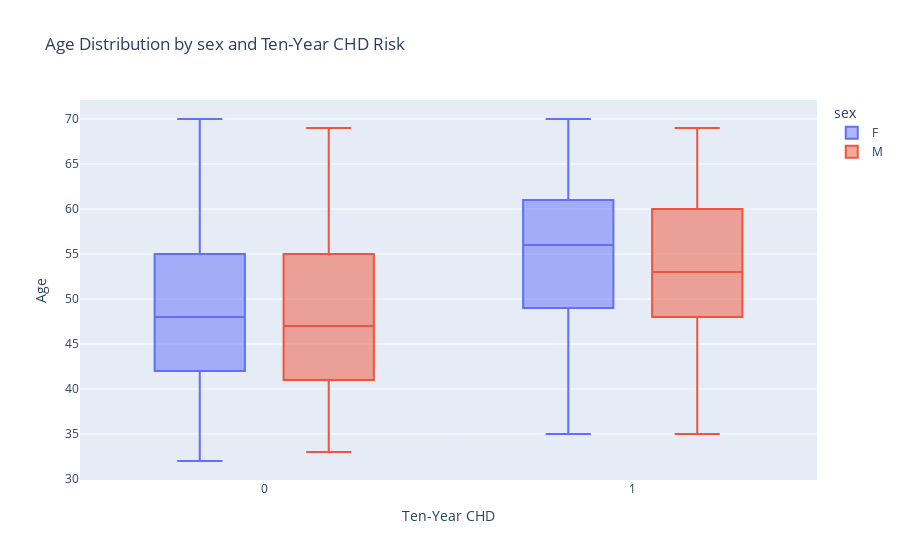

The notebook cell this image was saved under:
### Markdown cell above
# EDA ANALYSIS and Finding Patterns between features and dependant variable.

### Code cell
fig = px.box(desease_data, x='ten_year_chd', y='age', 
             color='sex',
             title="Age Distribution by sex and Ten-Year CHD Risk",
             labels={'ten_year_chd': 'Ten-Year CHD', 'age': 'Age'})
fig.show()

### Figure 1 — Plotly figure (JSON) as saved in the notebook; plotly's stock layout.template omitted (floating-point values rounded to 4 significant figures; data arrays with more than 128 entries replaced by an {"elided": "..."} marker saying what was removed)
{"data": [{"alignmentgroup": "True", "hovertemplate": "sex=F<br>Ten-Year CHD=%{x}<br>Age=%{y}<extra></extra>", "legendgroup": "F", "marker": {"color": "#636efa"}, "name": "F", "notched": false, "offsetgroup": "F", "orientation": "v", "showlegend": true, "type": "box", "x": {"elided": "1923 int values"}, "x0": " ", "xaxis": "x", "y": {"elided": "1923 int values"}, "y0": " ", "yaxis": "y"}, {"alignmentgroup": "True", "hovertemplate": "sex=M<br>Ten-Year CHD=%{x}<br>Age=%{y}<extra></extra>", "legendgroup": "M", "marker": {"color": "#EF553B"}, "name": "M", "notched": false, "offsetgroup": "M", "orientation": "v", "showlegend": true, "type": "box", "x": {"elided": "1467 int values"}, "x0": " ", "xaxis": "x", "y": {"elided": "1467 int values"}, "y0": " ", "yaxis": "y"}], "layout": {"boxmode": "group", "legend": {"title": {"text": "sex"}, "tracegroupgap": 0}, "title": {"text": "Age Distribution by sex and Ten-Year CHD Risk"}, "xaxis": {"anchor": "y", "domain": [0, 1], "title": {"text": "Ten-Year CHD"}}, "yaxis": {"anchor": "x", "domain": [0, 1], "title": {"text": "Age"}}}}
